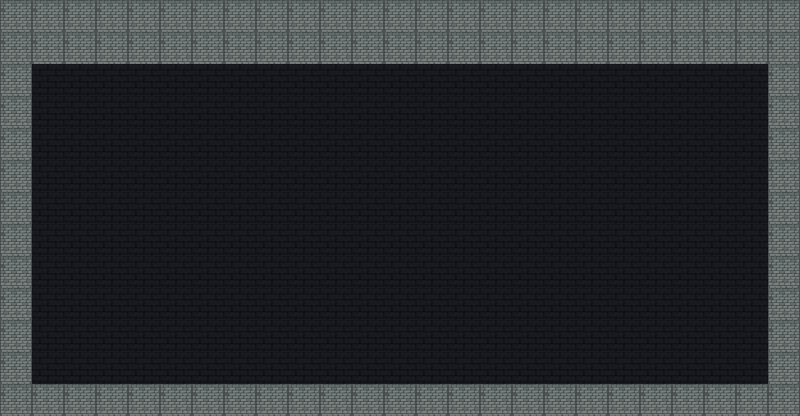

A level layout from a 2D game, rendered from its tile map. Below: a short description, then the map file with tile-grid data replaced by summaries:
An orthogonal 25x13 tile map with 32x32 px tiles, 1 tile layer (Livello tile 1), 2 tilesets.

<map version="1.10" tiledversion="1.11.2" orientation="orthogonal" renderorder="right-down" width="25" height="13" tilewidth="32" tileheight="32" infinite="0" nextlayerid="2" nextobjectid="1">
 <tileset firstgid="1" source="../tilesets/floor.tsx" />
 <tileset firstgid="2" source="../tilesets/wall.tsx" />
 <layer id="1" name="Livello tile 1" width="25" height="13">
  <data>[325 cells, 325 non-empty, 2 distinct tile ids]</data>
 </layer>
</map>
